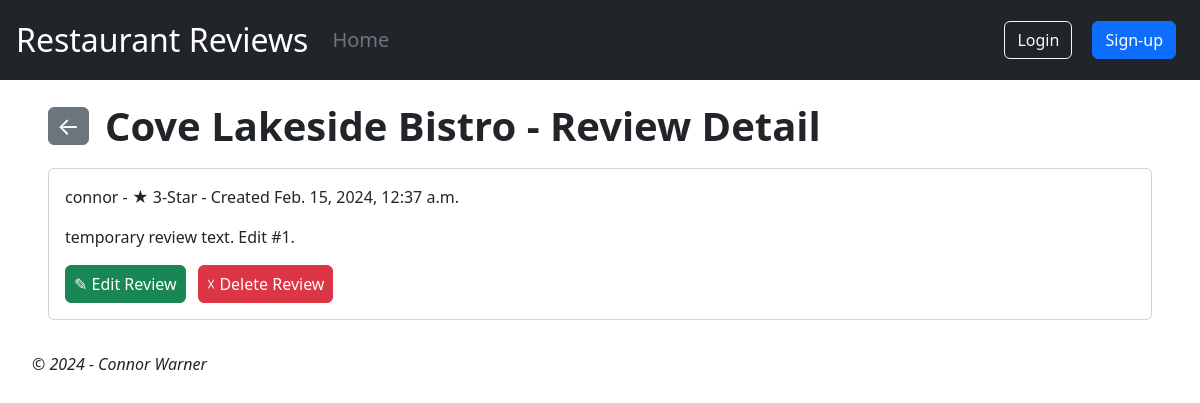
Before: /review/1 with the older database file.
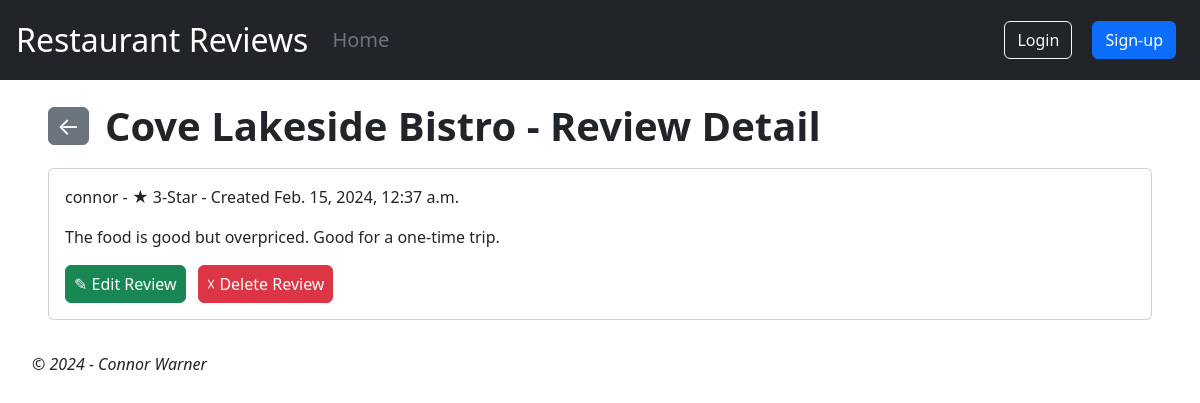
After: the same page with the newer database file.
### restaurant_rating/models.py (models this page shows, shortened)
class Review(models.Model):
    class Stars(models.IntegerChoices):
        ONE_STAR = 1
        TWO_STAR = 2
        THREE_STAR = 3
        FOUR_STAR = 4
        FIVE_STAR = 5
    restaurant = models.ForeignKey(
        Restaurant,
        on_delete=models.CASCADE,
        related_name="reviews"
    )
    user = models.ForeignKey(
        "auth.User",
        on_delete=models.CASCADE,
        related_name="reviews"
    )
    body = models.TextField()
    rating = models.IntegerField(choices=Stars.choices, default=Stars.THREE_STAR)
    created = models.DateTimeField(auto_now_add=True)
    updated = models.DateTimeField(auto_now=True)

class Restaurant(models.Model):
    name = models.CharField(max_length=150)
    created = models.DateTimeField(auto_now_add=True)
    updated = models.DateTimeField(auto_now=True)
    def __str__(self):
        return self.name

### restaurant_rating/views.py (the view)
# urls.py: path("review/<int:pk>", ReviewDetailView.as_view(), name="review_detail"),
class ReviewDetailView(DetailView):
    model = Review
    template_name = "review_detail.html"

### templates/review_detail.html
{% extends "base.html" %}
{% block content %}
<div class="review mx-4">
    <header class="d-flex flex-wrap mt-3">
        <a href="{% url "restaurant_detail" review.restaurant.pk %}" class="align-self-center">
            <button type="button" class="btn btn-secondary px-2 py-0 fs-4">&#8592;</button>
        </a>
        <div class="fs-1 fw-bold ms-3">{{ review.restaurant }} - Review Detail</div>
    </header>
    <div class="review my-1 py-2">
        <div class="card">
            <div class="card-body">
                <p>{{ review.user }} - &#9733; {{ review.rating}}-Star - Created {{ review.created }}</p>
                <p>{{ review.body }}</p>
                <a href="{% url "review_update" review.pk %}" class="text-decoration-none">
                    <button type="button" class="btn btn-success px-2 me-2">&#9998; Edit Review</button>
                </a>
                <a href="{% url "review_delete" review.pk %}" class="text-decoration-none">
                    <button type="button" class="btn btn-danger px-2">&#x2613; Delete Review</button>
                </a>
            </div>
        </div>
    </div>
</div>
{% endblock content %}

Changed rows visible on the page:
changed Review "Cove Lakeside Bistro": body "temporary review text. Edit #1." → "The food is good but overpriced. Good for a one-time trip."
